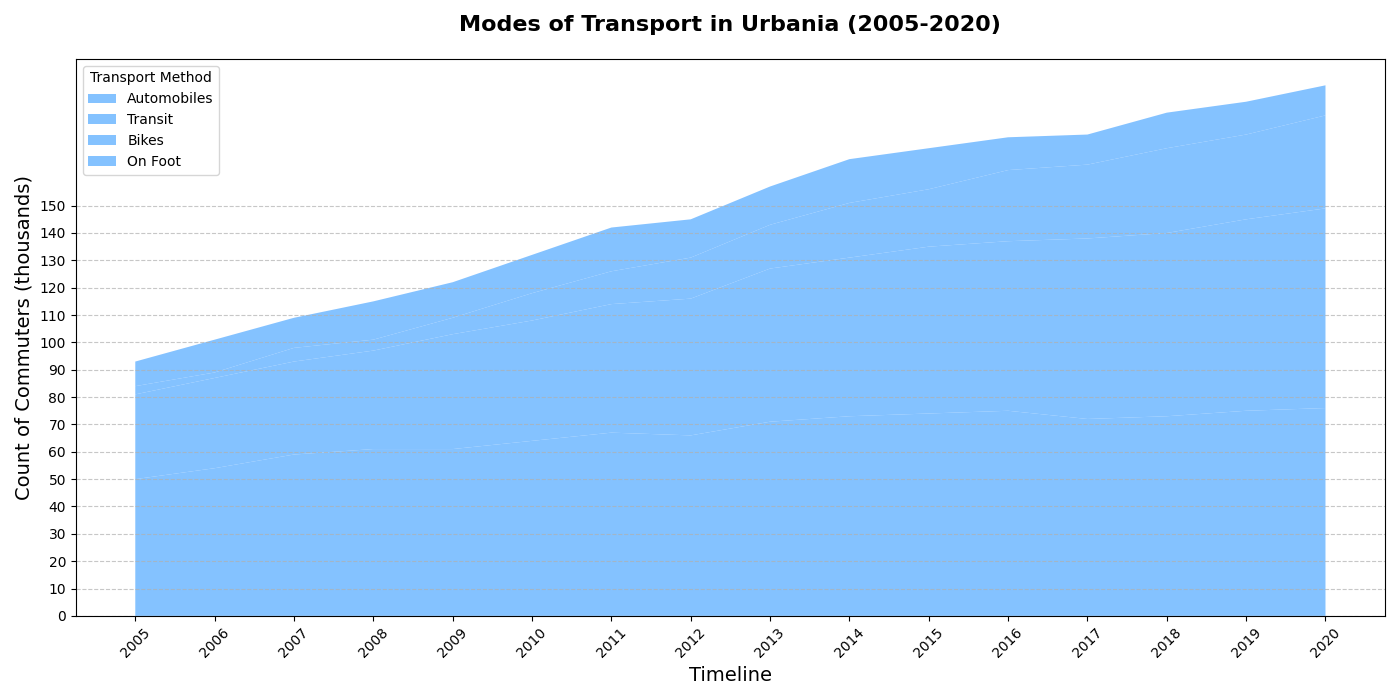

Recreate this plot in Python.
import matplotlib.pyplot as plt
import numpy as np

years = np.arange(2005, 2021)

car_commuters = np.array([50, 54, 59, 61, 61, 64, 67, 66, 71, 73, 74, 75, 72, 73, 75, 76])
public_transport_commuters = np.array([31, 33, 34, 36, 42, 44, 47, 50, 56, 58, 61, 62, 66, 67, 70, 73])
cycling_commuters = np.array([3, 2, 5, 4, 6, 10, 12, 15, 16, 20, 21, 26, 27, 31, 31, 34])
walking_commuters = np.array([9, 12, 11, 14, 13, 14, 16, 14, 14, 16, 15, 12, 11, 13, 12, 11])

fig, ax = plt.subplots(figsize=(14, 7))

# Using a single color consistently across all data groups
ax.stackplot(years, car_commuters, public_transport_commuters, cycling_commuters, walking_commuters,
             labels=['Automobiles', 'Transit', 'Bikes', 'On Foot'],
             colors=['#66b3ff'], alpha=0.8)

ax.set_title('Modes of Transport in Urbania (2005-2020)', fontsize=16, fontweight='bold', pad=20)
ax.set_xlabel('Timeline', fontsize=14)
ax.set_ylabel('Count of Commuters (thousands)', fontsize=14)
ax.set_xticks(years[::1])
ax.set_xticklabels(years, rotation=45, fontsize=10)
ax.set_yticks(np.arange(0, 160, 10))
ax.set_yticklabels(np.arange(0, 160, 10), fontsize=10)

ax.grid(axis='y', linestyle='--', alpha=0.7)
ax.legend(loc='upper left', title='Transport Method', fontsize=10)

plt.tight_layout()
plt.show()
